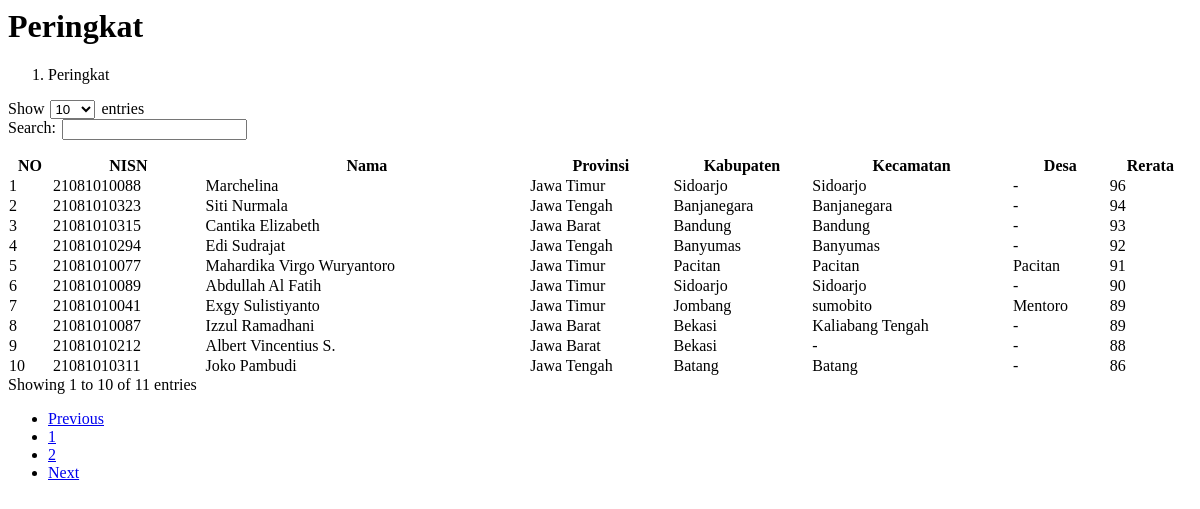
/peringkat.php, run on the app's committed database.
### tables this page shows
CREATE TABLE `data_pendaftar` (
  `nisn` varchar(50) NOT NULL,
  `nama` varchar(50) NOT NULL,
  `provinsi` varchar(50) NOT NULL,
  `kabupaten` varchar(50) NOT NULL,
  `kecamatan` varchar(50) NOT NULL,
  `desa` varchar(50) NOT NULL,
  `nama_file_kk` varchar(100) NOT NULL,
  `nama_file_ijazah` varchar(100) NOT NULL,
  `rerata` int NOT NULL,
  `nama_file_rapor` varchar(100) NOT NULL,
  `nama_file_foto` varchar(100) NOT NULL,
  `tgl_submit` date NOT NULL
);

### peringkat.php (the view, shortened to what this page needs)
<?php
    include_once('koneksi.php');
    $sql = "SELECT * FROM data_pendaftar ORDER BY rerata DESC";
    $res = $mysqli->query($sql);
?>
<main>
	<div class="container-fluid px-4">
		<h1 class="mt-4">Peringkat</h1>
		<ol class="breadcrumb mb-4">
			<li class="breadcrumb-item active">Peringkat</li>
		</ol>
        <div class="container border border-1 rounded-4 p-4 mb-3">
            <div class="table-responsive">
                <table class="table" id="dataTable" width="100%" cellspacing="0">
                <thead class="table-primary">
                    <tr>
                        <th>NO</th>
                        <th>NISN</th>
                        <th>Nama</th>
                        <th>Provinsi</th>
                        <th>Kabupaten</th>
                        <th>Kecamatan</th>
                        <th>Desa</th>
                        <th>Rerata</th>
                    </tr>
                </thead>
                <tbody>
                    <?php
                        $counter = 1;
                        if($res->num_rows > 0){
                            while($row = $res->fetch_assoc()){
                                echo(
                                    "<tr class=item-siswa>".
                                    "<td>".$counter++."</td>".
                                    "<td>".$row['nisn']."</td>".
                                    "<td class=nama-siswa>".$row['nama']."</td>".
                                    "<td>".$row['provinsi']."</td>".
                                    "<td>".$row['kabupaten']."</td>".
                                    "<td>".$row['kecamatan']."</td>".
                                    "<td>".$row['desa']."</td>".
                                    "<td>".$row['rerata']."</td>".
                                    "</tr>"
                                );
                            }
                        }
                    ?>
                </tbody>
                </table>
            </div>
        </div>
	</div>
</main>
<link rel="stylesheet" href="style2.css" />

### style2.css (style rules this page uses)
table { margin-top: 16px; }

### data on the page
data_pendaftar: nisn "21081010088", nama "Marchelina", provinsi "Jawa Timur", kabupaten "Sidoarjo", kecamatan "Sidoarjo", desa "-", rerata "96"
data_pendaftar: nisn "21081010323", nama "Siti Nurmala", provinsi "Jawa Tengah", kabupaten "Banjanegara", kecamatan "Banjanegara", desa "-", rerata "94"
data_pendaftar: nisn "21081010315", nama "Cantika Elizabeth", provinsi "Jawa Barat", kabupaten "Bandung", kecamatan "Bandung", desa "-", rerata "93"
data_pendaftar: nisn "21081010294", nama "Edi Sudrajat", provinsi "Jawa Tengah", kabupaten "Banyumas", kecamatan "Banyumas", desa "-", rerata "92"
data_pendaftar: nisn "21081010077", nama "Mahardika Virgo Wuryantoro", provinsi "Jawa Timur", kabupaten "Pacitan", kecamatan "Pacitan", desa "Pacitan", rerata "91"
data_pendaftar: nisn "21081010089", nama "Abdullah Al Fatih", provinsi "Jawa Timur", kabupaten "Sidoarjo", kecamatan "Sidoarjo", desa "-", rerata "90"
data_pendaftar: nisn "21081010041", nama "Exgy Sulistiyanto", provinsi "Jawa Timur", kabupaten "Jombang", kecamatan "sumobito", desa "Mentoro", rerata "89"
data_pendaftar: nisn "21081010087", nama "Izzul Ramadhani", provinsi "Jawa Barat", kabupaten "Bekasi", kecamatan "Kaliabang Tengah", desa "-", rerata "89"
data_pendaftar: nisn "21081010212", nama "Albert Vincentius S.", provinsi "Jawa Barat", kabupaten "Bekasi", kecamatan "-", desa "-", rerata "88"
data_pendaftar: nisn "21081010311", nama "Joko Pambudi", provinsi "Jawa Tengah", kabupaten "Batang", kecamatan "Batang", desa "-", rerata "86"
